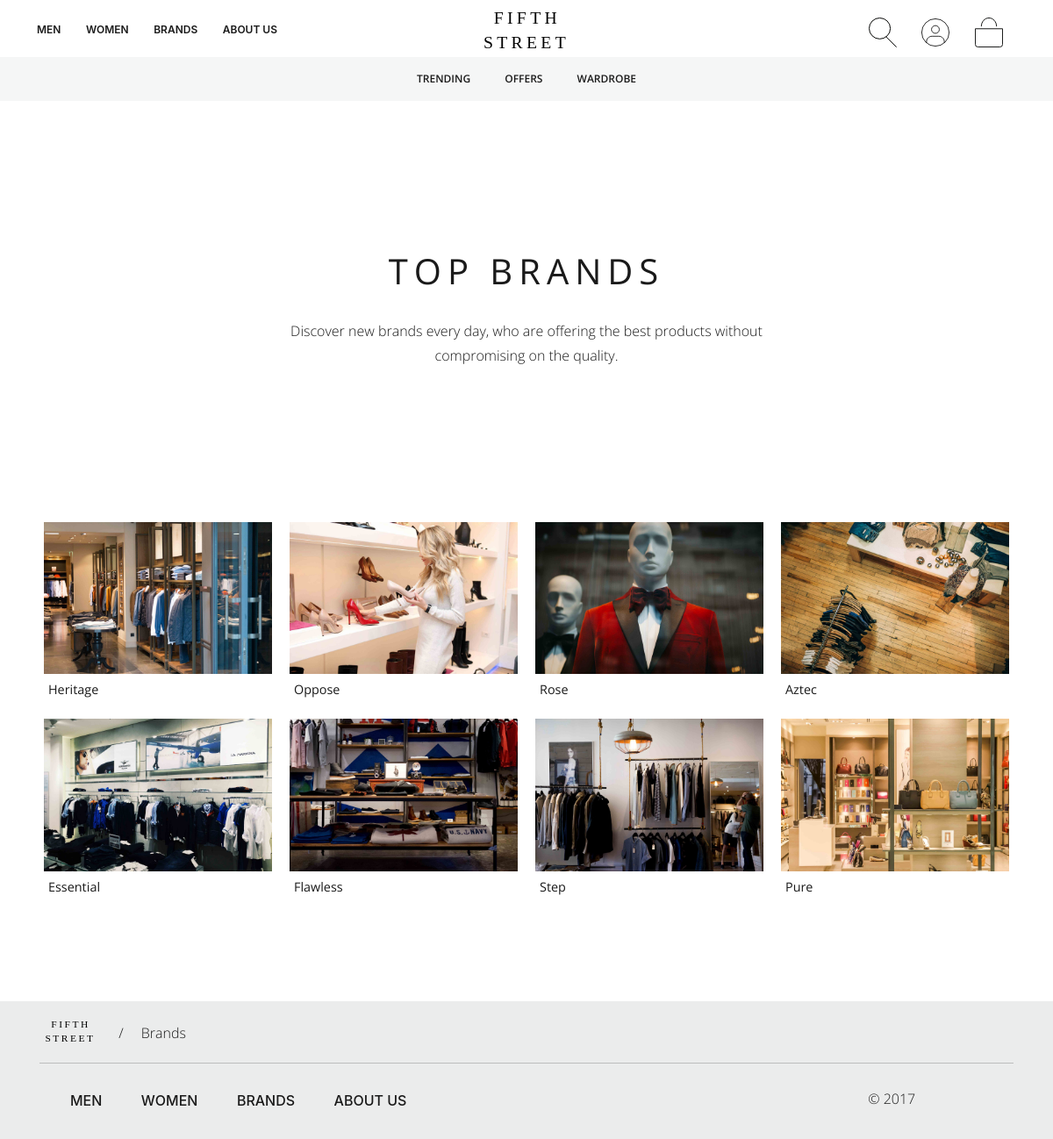
The app's page /brands.php with its own data.
### tables this page shows
CREATE TABLE `Brands` (
  `brand_id` int(20) NOT NULL,
  `brand_name` varchar(30) NOT NULL,
  `description` varchar(255) NOT NULL,
  `image` varchar(100) NOT NULL,
  `alt` varchar(250) NOT NULL
);

### INC/DB/model.php (called while the page is built, shortened)
<?php
function get_all_brands() {
    require (ROOT_PATH . "INC/DB/db-connection.php");
    try {
        $results = $db->query("
            SELECT *
            FROM Brands
            ORDER BY brand_id ASC");
    } catch (Exception $e) {
        echo "Data could not be retrived from new database.";
        exit;
    }
    $recent = $results->fetchAll(PDO::FETCH_ASSOC);
    return $recent;
}

### INC/DB/brands-block.php (the view, shortened to what this page needs)
?><li>
	<a href="<?php echo BASE_URL; ?>brands/?Branid=<?php echo $brand["brand_id"]; ?>">
	    <img class="img-fluid" src="<?php echo BASE_URL . $brand["image"] ?>" alt="<?php echo $brand["alt"]; ?>">
	    <h2 class="product-title"><?php echo $brand["brand_name"]; ?></h2>
	</a>
</li>

### brands.php (shortened to what this page needs)
<?php
    include(ROOT_PATH . "INC/DB/model.php");
    $all_brands = get_all_brands();
		include (ROOT_PATH . 'INC/Header.php');
		include (ROOT_PATH . 'INC/Navbar.php');
		include (ROOT_PATH . 'INC/Hero-half-plain.php');
?>
<div class="container">
    <ul class="products block">
            <?php
                foreach($all_brands as $brand) {
                    include(ROOT_PATH . "INC/DB/brands-block.php");
                }
            ?>
    </ul>
</div>
<?php
		include (ROOT_PATH . 'INC/Footer.php');
?>

### records on screen
brands: image (picture), brand_name "Heritage"
brands: image (picture), brand_name "Essential"
brands: image (picture), brand_name "Oppose"
brands: image (picture), brand_name "Flawless"
brands: image (picture), brand_name "Rose"
brands: image (picture), brand_name "Step"
brands: image (picture), brand_name "Aztec"
brands: image (picture), brand_name "Pure"

### other values on screen
$h1 "TOP BRANDS"
$description "Discover new brands every day, who are offering the best products without compromising on the quality."
$CurrentPage "Brands"
